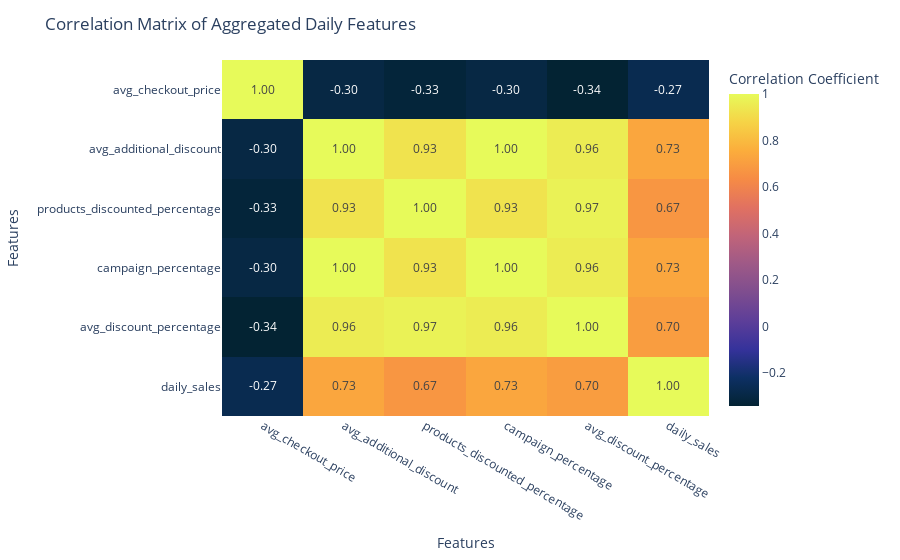
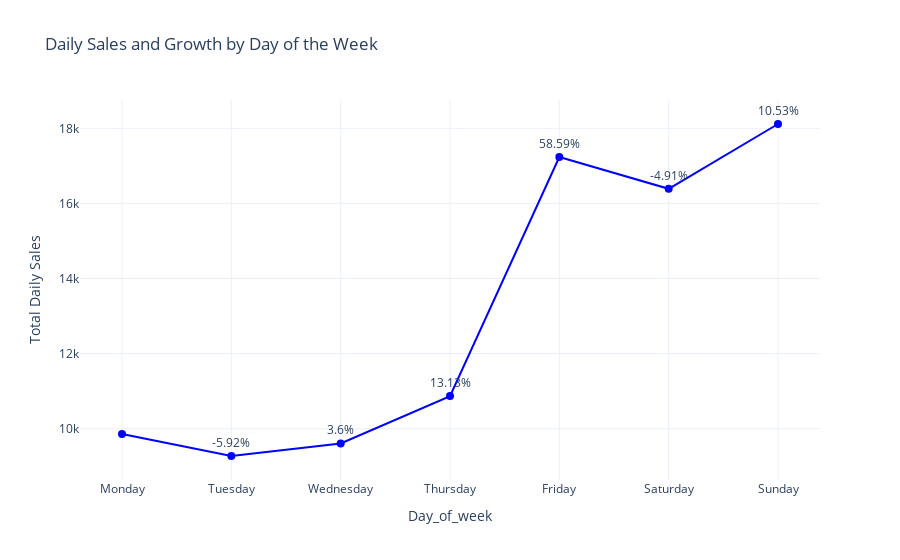
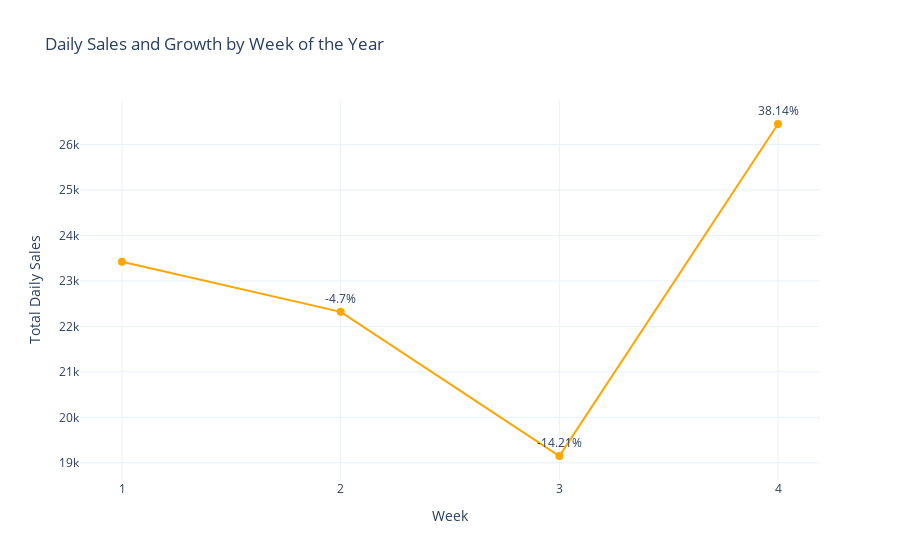
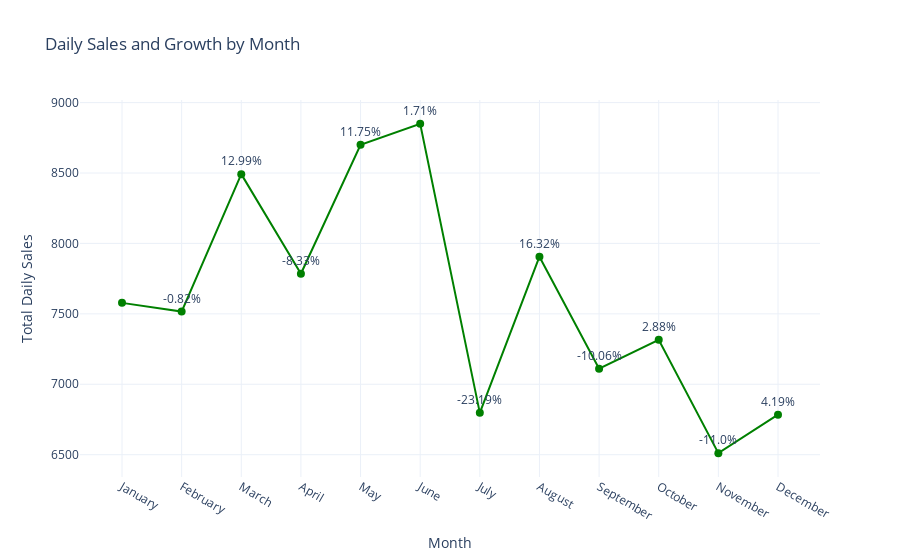

The notebook cell these images were saved under, in order:
### Markdown cell above
## 1.5 Plotting distribution of daily sales data
This code calculates and visualizes correlations among numeric daily sales features, then creates line plots with growth annotations for sales data grouped by day of the week, week of the year, and month.
- **Correlation Calculation**:
  - **Numeric Columns**: `numeric_columns` defines the columns to include in the correlation analysis, which are daily aggregated metrics such as `avg_checkout_price`, `products_discounted_percentage`, and `daily_sales`.
  - `df_numeric` is created by selecting only the numeric columns from `daily_aggregated_df` to prepare for correlation calculation.
  - **Correlation Matrix**: `correlation_matrix = df_numeric.corr()` calculates the full correlation matrix for the selected features.

- **Correlation Matrix Heatmap**:
  - `px.imshow` generates a heatmap of the correlation matrix with color scaling to show the strength of correlations between features. Text annotations display correlation values up to two decimal places.
  - Layout settings include the title "Correlation Matrix of Aggregated Daily Features" and a color bar indicating the correlation coefficient.

- **Mapping Dictionaries for Categorical Labels**:
  - **`day_name_map`**: Maps integers (0-6) to day names (e.g., 0 = "Monday").
  - **`month_name_map`**: Maps integers (1-12) to month names (e.g., 1 = "January").

- **Sales Line Plot with Growth Annotations**:
  - `create_sales_with_growth_annotations` is a function that creates line plots of total `daily_sales` grouped by a specified column (`group_column`) with growth annotations.
  - **Sales Grouping**: Sales data is grouped by `group_column` (e.g., `day_of_week`, `week`, or `month`) and summed daily.
  - **Growth Calculation**: `pct_change()` calculates daily sales growth as a percentage.
  - **Plotting**:
    - **Line Chart**: Creates a line plot with markers for `daily_sales`. Annotations show growth percentages at each point.
    - **Mapping**: Optionally applies mappings (e.g., `day_name_map` for day of week) for readability.
    - **Customization**: Customizes axis titles and line color.

- **Sales Plots by Day, Week, and Month**:
  - `create_sales_with_growth_annotations` is called three times:
    - For `day_of_week` with `day_name_map` (blue color).
    - For `week` with an orange line (no mapping).
    - For `month` with `month_name_map` (green color).

This code provides insights into feature correlations and visualizes sales patterns and growth by day, week, and month, supporting time-based sales trend analysis.

### Code cell
# Define numeric columns for correlation calculation
numeric_columns = [
    'avg_checkout_price', 'avg_additional_discount', 'products_discounted_percentage', 
    'campaign_percentage', 'avg_discount_percentage', 'daily_sales'
]

# Filter to include only numeric columns for correlation calculation
df_numeric = daily_aggregated_df[numeric_columns].copy()

# Calculate the full correlation matrix
correlation_matrix = df_numeric.corr()

# Create a heatmap with text annotations for the full correlation matrix
fig = px.imshow(
    correlation_matrix,
    text_auto=".2f",
    color_continuous_scale="thermal",
    aspect="auto"
)

# Update layout for titles and labels
fig.update_layout(
    title="Correlation Matrix of Aggregated Daily Features",
    xaxis_title="Features",
    yaxis_title="Features",
    coloraxis_colorbar=dict(title="Correlation Coefficient")
)

fig.show()

# Mapping for days of the week and months
day_name_map = {0: 'Monday', 1: 'Tuesday', 2: 'Wednesday', 3: 'Thursday', 4: 'Friday', 5: 'Saturday', 6: 'Sunday'}
month_name_map = {1: 'January', 2: 'February', 3: 'March', 4: 'April', 5: 'May', 6: 'June', 7: 'July', 8: 'August', 9: 'September', 10: 'October', 11: 'November', 12: 'December'}

# Function to create line plots with growth annotations for categorical x-axis
def create_sales_with_growth_annotations(df, group_column, title, x_map=None, color=None):
    # Group data by the specified column and calculate daily sales sum
    grouped_data = df.groupby(group_column)['daily_sales'].sum().reset_index()
    grouped_data['growth'] = grouped_data['daily_sales'].pct_change() * 100  # Calculate percentage growth

    # If a mapping is provided, map the column values to names (e.g., days or months)
    if x_map:
        grouped_data[group_column] = grouped_data[group_column].map(x_map)
    
    # Create line plot for daily sales with growth annotations at each point
    fig = go.Figure()

    # Line chart for daily sales
    fig.add_trace(
        go.Scatter(
            x=grouped_data[group_column],
            y=grouped_data['daily_sales'],
            mode='lines+markers+text',
            name="Daily Sales",
            marker=dict(size=8),
            text=[f"{round(growth, 2)}%" if not pd.isna(growth) else "" for growth in grouped_data['growth']],
            textposition="top center",
            line=dict(color=color)  # Apply color for differentiation
        )
    )

    # Update layout for better visualization
    fig.update_layout(
        title=title,
        xaxis_title=group_column.capitalize(),
        yaxis_title="Total Daily Sales",
        template="plotly_white",
       
    )

    # Customize x-axis to remove half-values for week
    if group_column == 'week':
        fig.update_xaxes(dtick=1)

    fig.show()

# Create the sales line charts with growth annotations for day of week, week, and month, using different colors
create_sales_with_growth_annotations(daily_aggregated_df, 'day_of_week', "Daily Sales and Growth by Day of the Week", day_name_map, color='blue')
create_sales_with_growth_annotations(daily_aggregated_df, 'week', "Daily Sales and Growth by Week of the Year", color='orange')
create_sales_with_growth_annotations(daily_aggregated_df, 'month', "Daily Sales and Growth by Month", month_name_map, color='green')

### Figure 1 — Plotly figure (JSON) as saved in the notebook; plotly's stock layout.template omitted (floating-point values rounded to 4 significant figures)
{"data": [{"coloraxis": "coloraxis", "hovertemplate": "x: %{x}<br>y: %{y}<br>color: %{z}<extra></extra>", "name": "0", "texttemplate": "%{z:.2f}", "type": "heatmap", "x": ["avg_checkout_price", "avg_additional_discount", "products_discounted_percentage", "campaign_percentage", "avg_discount_percentage", "daily_sales"], "xaxis": "x", "y": ["avg_checkout_price", "avg_additional_discount", "products_discounted_percentage", "campaign_percentage", "avg_discount_percentage", "daily_sales"], "yaxis": "y", "z": [[1, -0.2997, -0.3262, -0.2996, -0.343, -0.2706], [-0.2997, 1, 0.9286, 0.9998, 0.9558, 0.7313], [-0.3262, 0.9286, 1, 0.9288, 0.9748, 0.6731], [-0.2996, 0.9998, 0.9288, 1, 0.9557, 0.7323], [-0.343, 0.9558, 0.9748, 0.9557, 1, 0.6968], [-0.2706, 0.7313, 0.6731, 0.7323, 0.6968, 1]]}], "layout": {"coloraxis": {"colorbar": {"title": {"text": "Correlation Coefficient"}}, "colorscale": [[0, "rgb(3, 35, 51)"], [0.09091, "rgb(13, 48, 100)"], [0.1818, "rgb(53, 50, 155)"], [0.2727, "rgb(93, 62, 153)"], [0.3636, "rgb(126, 77, 143)"], [0.4545, "rgb(158, 89, 135)"], [0.5455, "rgb(193, 100, 121)"], [0.6364, "rgb(225, 113, 97)"], [0.7273, "rgb(246, 139, 69)"], [0.8182, "rgb(251, 173, 60)"], [0.9091, "rgb(246, 211, 70)"], [1, "rgb(231, 250, 90)"]]}, "margin": {"t": 60}, "title": {"text": "Correlation Matrix of Aggregated Daily Features"}, "xaxis": {"anchor": "y", "domain": [0, 1], "title": {"text": "Features"}}, "yaxis": {"anchor": "x", "autorange": "reversed", "domain": [0, 1], "title": {"text": "Features"}}}}

### Figure 2 — Plotly figure (JSON) as saved in the notebook; plotly's stock layout.template omitted (floating-point values rounded to 4 significant figures)
{"data": [{"line": {"color": "blue"}, "marker": {"size": 8}, "mode": "lines+markers+text", "name": "Daily Sales", "text": ["", "-5.92%", "3.6%", "13.13%", "58.59%", "-4.91%", "10.53%"], "textposition": "top center", "type": "scatter", "x": ["Monday", "Tuesday", "Wednesday", "Thursday", "Friday", "Saturday", "Sunday"], "y": [9857, 9273, 9607, 10868, 17236, 16389, 18115]}], "layout": {"title": {"text": "Daily Sales and Growth by Day of the Week"}, "xaxis": {"title": {"text": "Day_of_week"}}, "yaxis": {"title": {"text": "Total Daily Sales"}}}}

### Figure 3 — Plotly figure (JSON) as saved in the notebook; plotly's stock layout.template omitted (floating-point values rounded to 4 significant figures)
{"data": [{"line": {"color": "orange"}, "marker": {"size": 8}, "mode": "lines+markers+text", "name": "Daily Sales", "text": ["", "-4.7%", "-14.21%", "38.14%"], "textposition": "top center", "type": "scatter", "x": [1, 2, 3, 4], "y": [23421, 22321, 19150, 26453]}], "layout": {"title": {"text": "Daily Sales and Growth by Week of the Year"}, "xaxis": {"dtick": 1, "title": {"text": "Week"}}, "yaxis": {"title": {"text": "Total Daily Sales"}}}}

### Figure 4 — Plotly figure (JSON) as saved in the notebook; plotly's stock layout.template omitted (floating-point values rounded to 4 significant figures)
{"data": [{"line": {"color": "green"}, "marker": {"size": 8}, "mode": "lines+markers+text", "name": "Daily Sales", "text": ["", "-0.82%", "12.99%", "-8.33%", "11.75%", "1.71%", "-23.19%", "16.32%", "-10.06%", "2.88%", "-11.0%", "4.19%"], "textposition": "top center", "type": "scatter", "x": ["January", "February", "March", "April", "May", "June", "July", "August", "September", "October", "November", "December"], "y": [7578, 7516, 8492, 7785, 8700, 8849, 6797, 7906, 7111, 7316, 6511, 6784]}], "layout": {"title": {"text": "Daily Sales and Growth by Month"}, "xaxis": {"title": {"text": "Month"}}, "yaxis": {"title": {"text": "Total Daily Sales"}}}}
